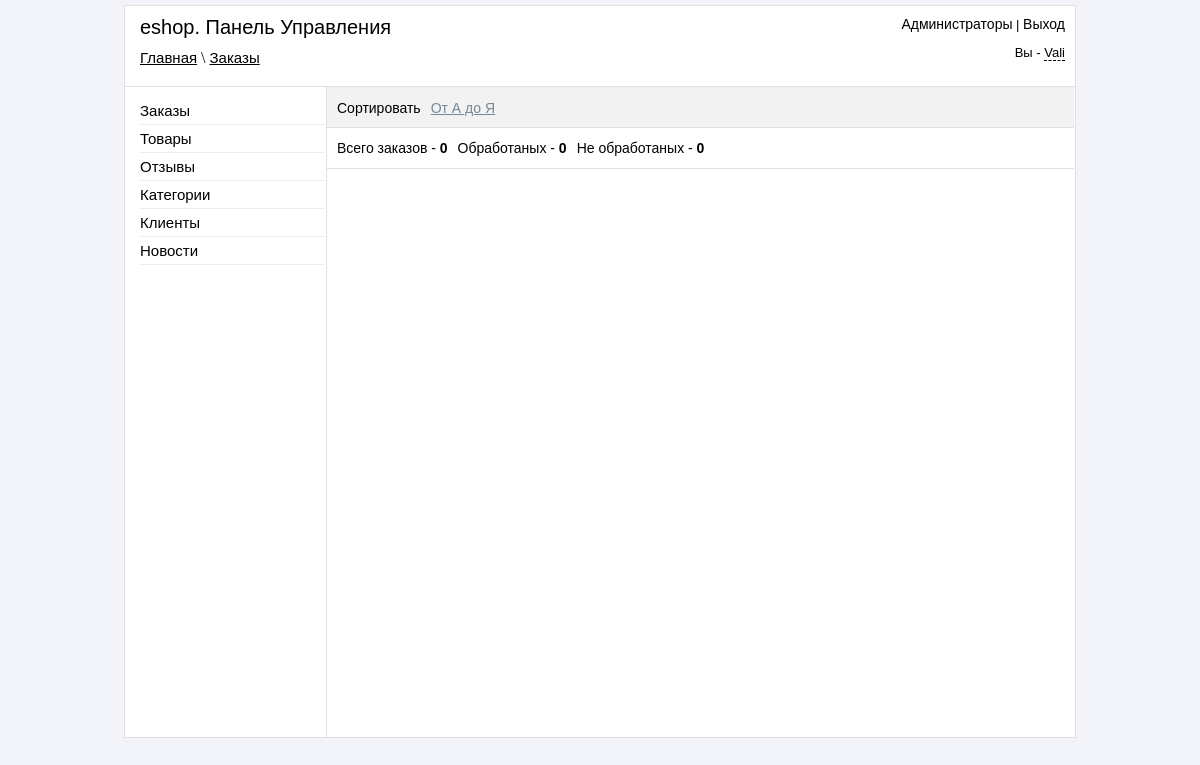
/admin/orders.php (signed in), run on an earlier commit of the app's database.
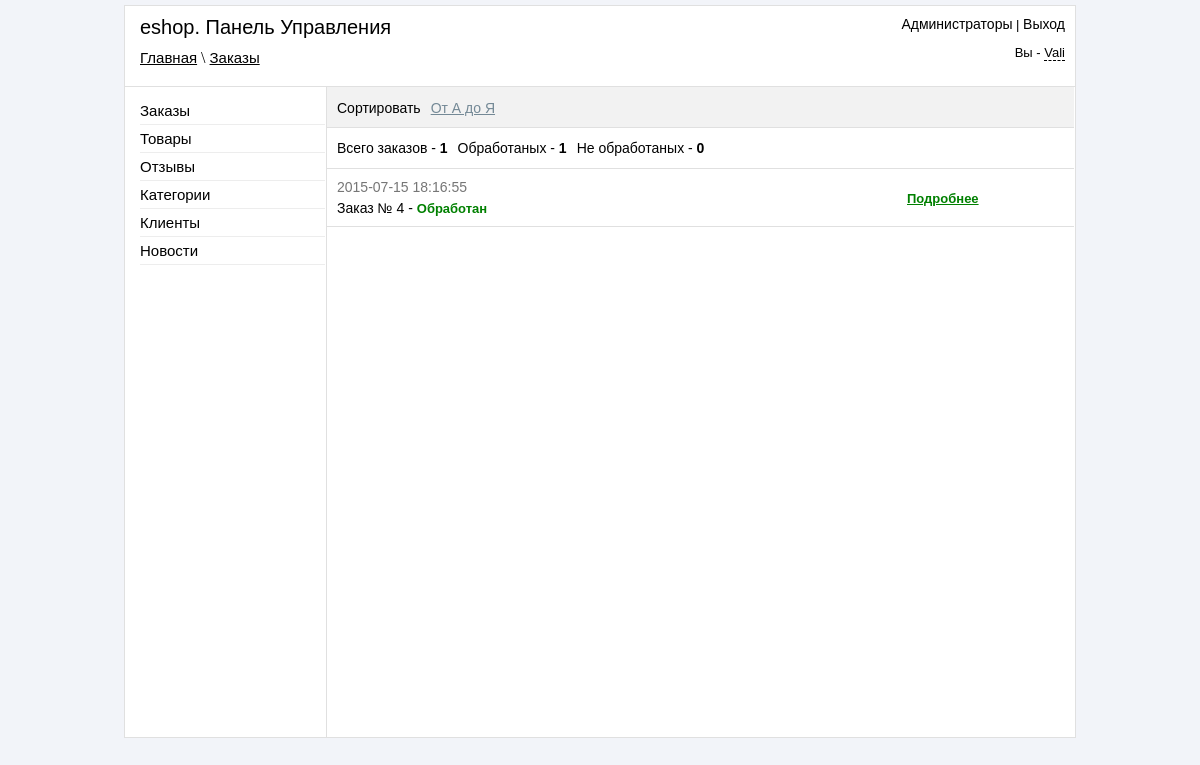
And on a later commit of the database.
### tables this page shows
CREATE TABLE IF NOT EXISTS `orders` (
  `order_id` int(11) NOT NULL AUTO_INCREMENT,
  `order_datetime` datetime NOT NULL,
  `order_confirmed` varchar(10) NOT NULL,
  `order_dostavka` varchar(255) NOT NULL,
  `order_pay` varchar(50) NOT NULL,
  `order_type_pay` varchar(100) NOT NULL,
  `order_fio` text NOT NULL,
  `order_address` text NOT NULL,
  `order_phone` varchar(50) NOT NULL,
  `order_note` text NOT NULL,
  `order_email` varchar(50) NOT NULL,
  PRIMARY KEY (`order_id`)
);

### admin/orders.php (the view, shortened to what this page needs)
<?php
if ($_SESSION['auth_admin'] == "yes_auth")
{
	include 'include/db_connect.php';
	$sort = $_GET["sort"];
	switch ($sort) {
		default:
		$sort = "order_id DESC";
		$sort_name = 'От А до Я';
		break;
	}
?>
<!DOCTYPE html>
<html>
<head>
	<link rel="stylesheet" href="css/reset.css">
	<link rel="stylesheet" href="css/style.css">
	<link rel="stylesheet" href="jquery_confirm/jquery_confirm.css">
</head>
<body>
	<div id="block-body">
<?php
		include 'include/block-header.php';
$all_count = mysql_query("SELECT * FROM orders",$link);
$all_count_result = mysql_num_rows($all_count);
$buy_count = mysql_query("SELECT * FROM orders WHERE order_confirmed = 'yes'",$link);
$buy_count_result = mysql_num_rows($buy_count);
$no_buy_count = mysql_query("SELECT * FROM orders WHERE order_confirmed = 'no'",$link);
$no_buy_count_result = mysql_num_rows($no_buy_count);
?>
	<div id="block-content">
		<div id="block-parameters">
<ul id="options-list">
	<li>Сортировать</li>
	<li><a id="select-links" href="#"><? echo $sort_name; ?></a>
</li>
</ul>
		</div>
			<div id="block-info">
				<ul id="review-info-count">
					<li>Всего заказов - <strong><? echo $all_count_result; ?></strong></li>
					<li>Обработаных - <strong><? echo $buy_count_result; ?></strong></li>
					<li>Не обработаных - <strong><? echo $no_buy_count_result; ?></strong></li>
				</ul>
			</div>
<?php
	$result = mysql_query("SELECT * FROM orders ORDER BY $sort",$link);
If (mysql_num_rows($result) > 0)
{
$row = mysql_fetch_array($result);
do
{
if ($row["order_confirmed"] == 'yes')
{
	$status = '<span class="green">Обработан</span>';
} else
{
	$status = '<span class="red">Не обработан</span>';
}
echo '
<div class="block-order">
	<p class="order-datetime" >'.$row["order_datetime"].'</p>
	<p class="order-number" >Заказ № '.$row["order_id"].' - '.$status.'</p>
	<p class="order-link" ><a class="green" href="view_order.php?id='.$row["order_id"].'" >Подробнее</a></p>
</div>
';
} while ($row = mysql_fetch_array($result));
}
?>
	</div>
	</div>
</body>
</html>
<?php
	}else
	{
		header("Location: login.php");
	}
?>

### admin/include/block-header.php (shortened to what this page needs)
<div id="block-header">
	<div id="block-header1" >
		<h3>eshop. Панель Управления</h3>
		<p id="link-nav" ><?php echo $_SESSION['urlpage']; ?></p>
	</div>
	<div id="block-header2" >
		<p align="right"><a href="administrators.php" >Администраторы</a> | <a href="?logout">Выход</a></p>
		<p align="right">Вы - <span><?php echo $_SESSION['admin_role']; ?></span></p>
	</div>
</div>
<div id="left-nav">
	<ul>
		<li><a href="orders.php">Заказы</a><?php echo $count_str1; ?></li>
		<li><a href="tovar.php">Товары</a></li>
		<li><a href="reviews.php">Отзывы</a><?php echo $count_str2; ?></li>
		<li><a href="category.php">Категории</a></li>
		<li><a href="clients.php">Клиенты</a></li>
		<li><a href="news.php">Новости</a></li>
	</ul>
</div>

### admin/css/style.css (style rules this page uses)
body { background-color: #f2f4f9; }
#block-body { width: 950px; margin: 5px auto; background-color: white; border: 1px solid #e0e0e0; }
#block-header { width: 950px; height: 80px; border-bottom: 1px solid #e0e0e0; }
#block-header1 { width: 300px; float: left; }
#block-header1 h3 { font: 20px sans-serif; margin-left: 15px; margin-top: 10px; margin-bottom: 5px; }
#block-header1 p { margin-left: 15px; margin-top: 10px; }
#block-header1 a { font: 15px sans-serif; color: black; }
#block-header2 { width: 300px; float: right; }
#block-header2 p { margin-top: 10px; margin-right: 10px; font: 13px sans-serif; }
#block-header2 a { font: 14px sans-serif; text-decoration: none; color: black; }
#block-header2 span { border-bottom: 1px dashed black; }
#left-nav { width: 200px; height: auto; min-height: 200px; position: absolute; }
#left-nav ul { margin-top: 10px; }
#left-nav li { margin-left: 15px; padding-top: 5px; padding-bottom: 5px; border-bottom: 1px solid #EDEDED; }
#left-nav a { font: 15px sans-serif; text-decoration: none; color: black; }
#block-content { width: 747px; min-height: 650px; height: auto; margin-left: 201px; border-left: 1px solid #e0e0e0; }
#block-parameters { height: 40px; border-bottom: 1px solid #e0e0e0; background-color: #f2f2f2; }
#block-info { height: 40px; border-bottom: 1px solid #e0e0e0; }
.green { font:bold 13px sans-serif; color: green; }
#options-list > li { float: left; margin-left: 10px; font: 14px sans-serif; margin-top: 13px; }
#options-list > li > a { color: #748996; }
#review-info-count li { float: left; margin-left: 10px; font: 14px sans-serif; margin-top: 12px; }
.block-order { border-bottom: 1px solid #e0e0e0; min-height: 40px; height: auto; }
.order-datetime { font: 14px sans-serif; margin-left: 10px; color: #767676; margin-top: 10px; margin-bottom: 0; }
.order-number { font: 14px sans-serif; margin-left: 10px; color: black; margin-top: 5px; margin-bottom: 10px; }
.order-link { font: 14px sans-serif; position: absolute; margin-left: 580px; margin-top: -36px; }
.order-link > a.green { font:bold 13px sans-serif; color: green; }

What changed in the data, as far as the page shows it:
added orders: order_datetime "2015-07-15 18:16:55", order_id "4", order_confirmed "Обработан"
Also different on the page:
$all_count_result: "0" → "1"
$buy_count_result: "0" → "1"
